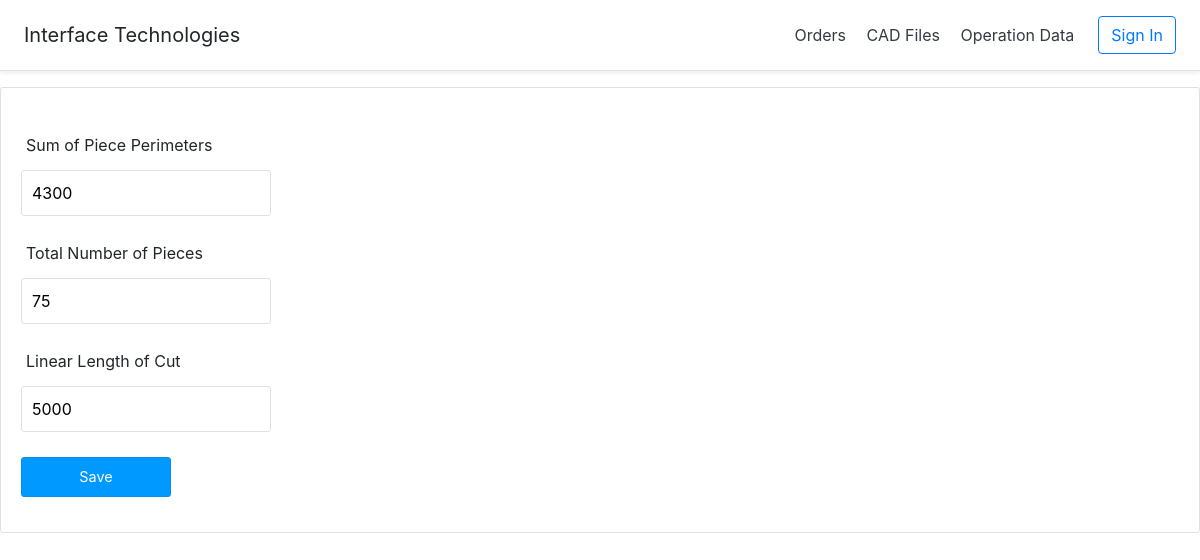
Screenshot of /index.php?action=cad_file-edit&id=1 with the database file from the repository.
### tables this page shows
CREATE TABLE CAD_FILE
(
    id INT NOT NULL PRIMARY KEY AUTO_INCREMENT,
    TCP1 int,      
    TCP2 int,   
    TCL int
);

### controllers/DBController.php (called while the page is built, shortened)
<?php
class DBController {
    private $host = "localhost";
    private $user = "root";
    private $password = "";
    private $database = "cutroom_db";
    private $conn;
    function __construct() {
        $this->conn = $this->connectDB();
    }
    function connectDB() {
        $conn = mysqli_connect($this->host,$this->user,$this->password,$this->database);
        return $conn;
    }
    function runQuery($query, $param_type, $param_value_array) {
        $sql = $this->conn->prepare($query);
        $this->bindQueryParams($sql, $param_type, $param_value_array);
        $sql->execute();
        $result = $sql->get_result();
        if ($result->num_rows > 0) {
            while($row = $result->fetch_assoc()) {
                $resultset[] = $row;
            }
        }
        if(!empty($resultset)) {
            return $resultset;
        }
    }
    function bindQueryParams($sql, $param_type, $param_value_array) {
        $param_value_reference[] = & $param_type;
        for($i=0; $i<count($param_value_array); $i++) {
            $param_value_reference[] = & $param_value_array[$i];
        }
        call_user_func_array(array(
            $sql,
            'bind_param'
        ), $param_value_reference);
    }
}
?>

### controllers/cad_file.php (called while the page is built, shortened)
<?php
require_once 'DBController.php';
class CAD_File {
    private $db_handle;
    function __construct() {
        $this->db_handle = new DBController();
    }
    function getCadFileById($cadfile_id) {
        $query = "SELECT * FROM CAD_FILE WHERE id = ?";
        $paramType = "i";
        $paramValue = array(
            $cadfile_id
        );
        $result = $this->db_handle->runQuery($query, $paramType, $paramValue);
        return $result;
    }
}
?>

### views/cad_file-edit.php (the view, shortened to what this page needs)
<?php require_once "header.php"; ?>
<form name="frmAdd" method="post" action="" id="frmAdd"
    onSubmit="return validate();">
    <div>
        <label style="padding-top: 20px;">Sum of Piece Perimeters</label> <span
            id="tcp1-info" class="info"></span><br /> <input type="text"
            name="tcp1" id="tcp1" class="demoInputBox"
            value="<?php echo $result[0]["TCP1"]; ?>">
    </div>
    <div>
        <label>Total Number of Pieces</label> <span id="tcp2-info"
            class="info"></span><br /> <input type="text"
            name="tcp2" id="tcp2" class="demoInputBox"
            value="<?php echo $result[0]["TCP2"]; ?>">
    </div>
    <div>
        <label>Linear Length of Cut</label> <span id="tcl-info"
            class="info"></span><br /> <input type="text"
            name="tcl" id="tcl" class="demoInputBox"
            value="<?php echo $result[0]["TCL"]; ?>">
    </div>
    <div>
        <input type="submit" name="add" id="btnSubmit" value="Save" />
    </div>
    </body>
    </html>

### views/css/style.css (style rules this page uses)
body { font-family: Arial; color: #212121; margin: auto; }
.demoInputBox { padding: 10px; border: #E0E0E0 1px solid; border-radius: 3px; width: 250px; margin: 5px 0px 10px 0px; }
#frmAdd { border: #E0E0E0 1px solid; padding: 10px 20px 20px 20px; border-radius: 3px; }
#frmAdd div { margin-bottom: 15px; }
#frmAdd div label { margin-left: 5px; }
.info { font-size: .8em; color: #FF6600; letter-spacing: 2px; padding-left: 5px; }
#btnSubmit { padding: 8px; background: #09F; border: #048eec 1px solid; color: #FFF; font-size: 0.9em; border-radius: 3px; width: 150px; }

### rows the page displays
cad_file: tcp1 "4300", tcp2 "75", tcl "5000"
